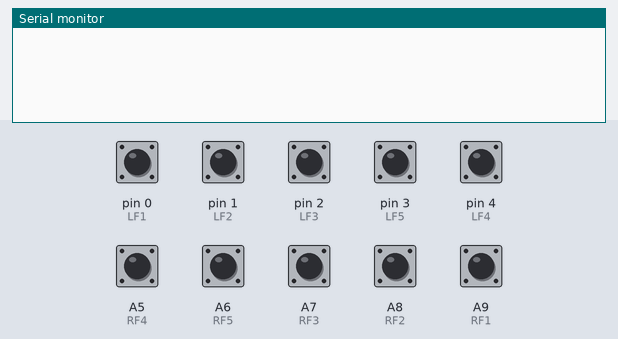
This sketch was run on a simulated Teensy 4. Parts: the last lines printed to the serial monitor. Inputs (shaded band) come from the test bench; at power-on: A5 (RF4), A6 (RF5), A7 (RF3), A8 (RF2), A9 (RF1), pin 0 (LF1), pin 1 (LF2), pin 2 (LF3), pin 3 (LF5), pin 4 (LF4) HIGH.

Above: at 1.2 s.
1.3 s: pin 0 (LF1) pulled LOW for 1 s
At 3.4 s:
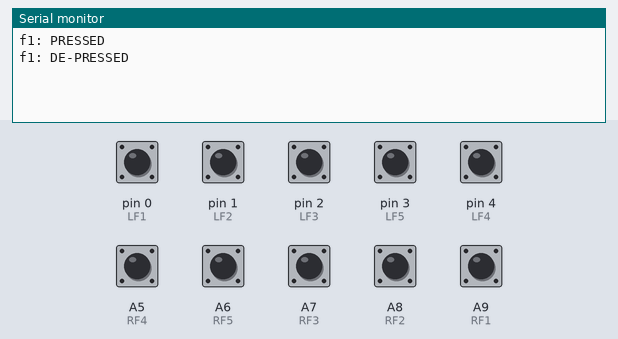
4.0 s: pin 1 (LF2) pulled LOW for 1 s
At 4.7 s:
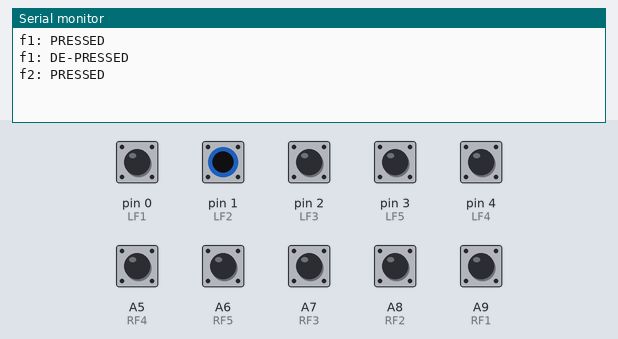
6.5 s: pin 2 (LF3) pulled LOW for 1 s
At 8.6 s:
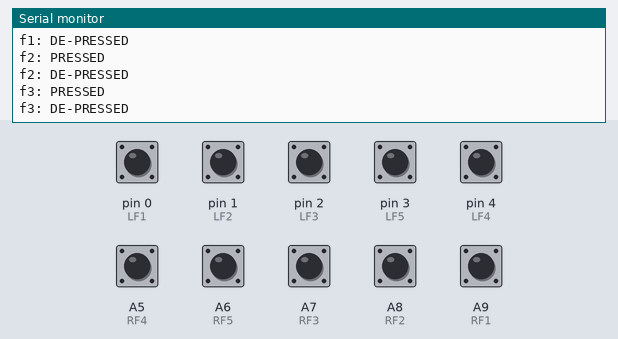
9.0 s: pin 3 (LF5) pulled LOW for 1 s
At 11.2 s:
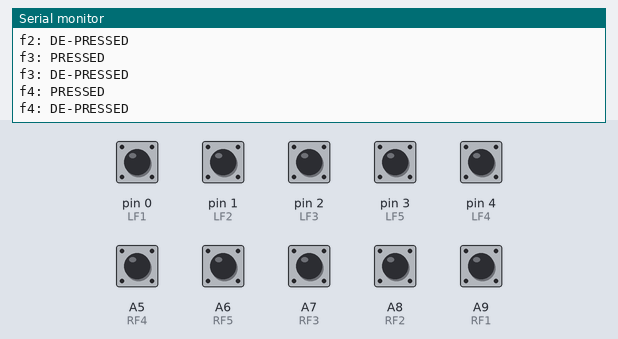
11.5 s: pin 4 (LF4) pulled LOW for 1 s
At 13.5 s:
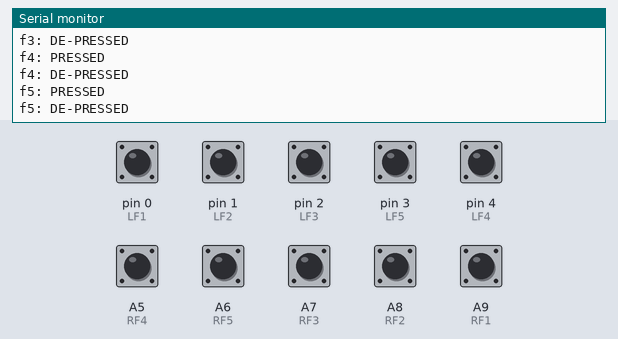
14.0 s: A5 (RF4) pulled LOW for 1 s
At 16.6 s:
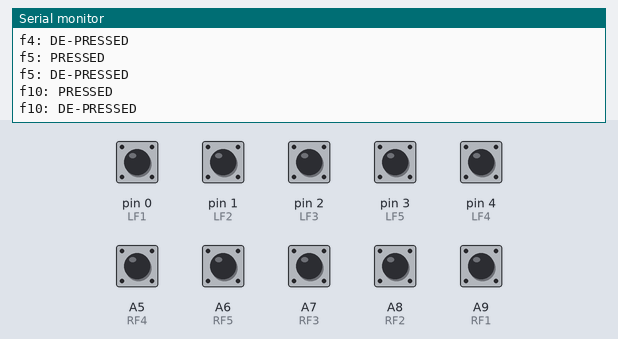

The sketch:

finger_reading.ino
```cpp
// Sketch uses Teensy Bounce library and Teensy MIDI features, will not work with other microcontrollers
// Authered by Milton J. De Paula


#include <Bounce.h>

// defining pins for left fingers
#define LF5 3
#define LF4 4
#define LF3 2
#define LF2 1
#define LF1 0

// defining pins for right fingers
#define RF5 20
#define RF4 19
#define RF3 21
#define RF2 22
#define RF1 23


const byte debounce = 500;
const byte numberOfFingers = 10;

// creating an array of Bounce objects for each finger, takes pin number and debounce time as arguments
Bounce fingerStates[] = {
      Bounce(LF1, debounce),
      Bounce(LF2, debounce),
      Bounce(LF3, debounce),
      Bounce(LF5, debounce),
      Bounce(LF4, debounce),
      Bounce(RF1, debounce),
      Bounce(RF2, debounce),
      Bounce(RF3, debounce),
      Bounce(RF5, debounce),
      Bounce(RF4, debounce)
  };

void setup() {
  // turning on serial for debugin
  Serial.begin(9600);
  // setting up pin mode
  pinMode(LF1, INPUT_PULLUP);
  pinMode(LF2, INPUT_PULLUP);
  pinMode(LF3, INPUT_PULLUP);
  pinMode(LF4, INPUT_PULLUP);
  pinMode(LF5, INPUT_PULLUP);
  pinMode(RF1, INPUT_PULLUP);
  pinMode(RF2, INPUT_PULLUP);
  pinMode(RF3, INPUT_PULLUP);
  pinMode(RF4, INPUT_PULLUP);
  pinMode(RF5, INPUT_PULLUP);

}

void loop() {
  // looping through array of Bounce objects
  for(int i = 0; i < numberOfFingers; i++){
    if(fingerStates[i].update()){ // updating state of each button
      if(fingerStates[i].risingEdge()){ //looking for a low to high transition
        usbMIDI.sendNoteOff(i + 1, 99, 0); // sending MIDI message of note off takes note, velocity and channel as arguments

        Serial.print("f");
        Serial.print(i+1);
        Serial.print(": ");
        Serial.print("DE-PRESSED");
        Serial.print("\n");
      }else if(fingerStates[i].fallingEdge()){ //looking for a high to low transition
        usbMIDI.sendNoteOn(i + 1, 99, 0); // sending MIDI message of note on takes note, velocity and channel as arguments

        Serial.print("f");
        Serial.print(i+1);
        Serial.print(": ");
        Serial.print("PRESSED");
        Serial.print("\n");
      }
    }
  }

}
```

Measured:
- after the input at 1.3 s, the serial monitor: prints a new line after 0.25 s (image 1)
- after the input at 4.0 s, the serial monitor: prints a new line after 0.25 s (image 2)
- after the input at 6.5 s, the serial monitor: prints a new line after 0.24 s (image 3)
- after the input at 9.0 s, the serial monitor: prints a new line after 0.24 s (image 4)
- after the input at 11.5 s, the serial monitor: prints a new line after 0.24 s (image 5)
- after the input at 14.0 s, the serial monitor: prints a new line after 0.24 s (image 6)
